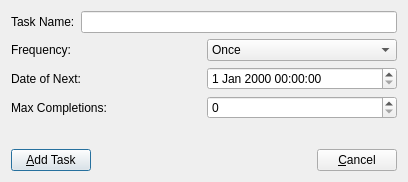
<?xml version="1.0" encoding="UTF-8"?>
<ui version="4.0">
 <class>add_task_trackedtask</class>
 <widget class="QDialog" name="add_task_trackedtask">
  <property name="geometry">
   <rect>
    <x>0</x>
    <y>0</y>
    <width>408</width>
    <height>182</height>
   </rect>
  </property>
  <property name="windowTitle">
   <string>Add TrackedTask</string>
  </property>
  <layout class="QGridLayout" name="gridLayout_2">
   <item row="0" column="0" colspan="3">
    <layout class="QGridLayout" name="gridLayout">
     <item row="0" column="0">
      <layout class="QHBoxLayout" name="horizontalLayout">
       <item>
        <widget class="QLabel" name="label">
         <property name="text">
          <string>Task Name:</string>
         </property>
        </widget>
       </item>
       <item>
        <widget class="QLineEdit" name="lineEdit"/>
       </item>
      </layout>
     </item>
     <item row="1" column="0">
      <layout class="QHBoxLayout" name="horizontalLayout_2">
       <item>
        <widget class="QLabel" name="label_4">
         <property name="text">
          <string>Frequency:</string>
         </property>
        </widget>
       </item>
       <item>
        <widget class="QComboBox" name="comboBox_2">
         <item>
          <property name="text">
           <string>Once</string>
          </property>
         </item>
         <item>
          <property name="text">
           <string>Hourly</string>
          </property>
         </item>
         <item>
          <property name="text">
           <string>Daily</string>
          </property>
         </item>
         <item>
          <property name="text">
           <string>Weekly</string>
          </property>
         </item>
         <item>
          <property name="text">
           <string>Fortnight</string>
          </property>
         </item>
         <item>
          <property name="text">
           <string>Monthly</string>
          </property>
         </item>
         <item>
          <property name="text">
           <string>Quarterly</string>
          </property>
         </item>
         <item>
          <property name="text">
           <string>Yearly</string>
          </property>
         </item>
         <item>
          <property name="text">
           <string>Infinite</string>
          </property>
         </item>
        </widget>
       </item>
      </layout>
     </item>
     <item row="2" column="0">
      <layout class="QHBoxLayout" name="horizontalLayout_3">
       <item>
        <widget class="QLabel" name="label_2">
         <property name="text">
          <string>Date of Next:</string>
         </property>
        </widget>
       </item>
       <item>
        <widget class="QDateTimeEdit" name="dateTimeEdit"/>
       </item>
      </layout>
     </item>
     <item row="3" column="0">
      <layout class="QHBoxLayout" name="horizontalLayout_4">
       <item>
        <widget class="QLabel" name="label_3">
         <property name="text">
          <string>Max Completions:</string>
         </property>
        </widget>
       </item>
       <item>
        <widget class="QSpinBox" name="spinBox"/>
       </item>
      </layout>
     </item>
    </layout>
   </item>
   <item row="1" column="0" colspan="3">
    <spacer name="verticalSpacer">
     <property name="orientation">
      <enum>Qt::Vertical</enum>
     </property>
     <property name="sizeHint" stdset="0">
      <size>
       <width>178</width>
       <height>18</height>
      </size>
     </property>
    </spacer>
   </item>
   <item row="2" column="0">
    <widget class="QPushButton" name="pushButton_2">
     <property name="text">
      <string>&amp;Add Task</string>
     </property>
    </widget>
   </item>
   <item row="2" column="1">
    <spacer name="horizontalSpacer">
     <property name="orientation">
      <enum>Qt::Horizontal</enum>
     </property>
     <property name="sizeHint" stdset="0">
      <size>
       <width>225</width>
       <height>20</height>
      </size>
     </property>
    </spacer>
   </item>
   <item row="2" column="2">
    <widget class="QPushButton" name="pushButton">
     <property name="text">
      <string>&amp;Cancel</string>
     </property>
    </widget>
   </item>
  </layout>
 </widget>
 <resources/>
 <connections/>
</ui>
